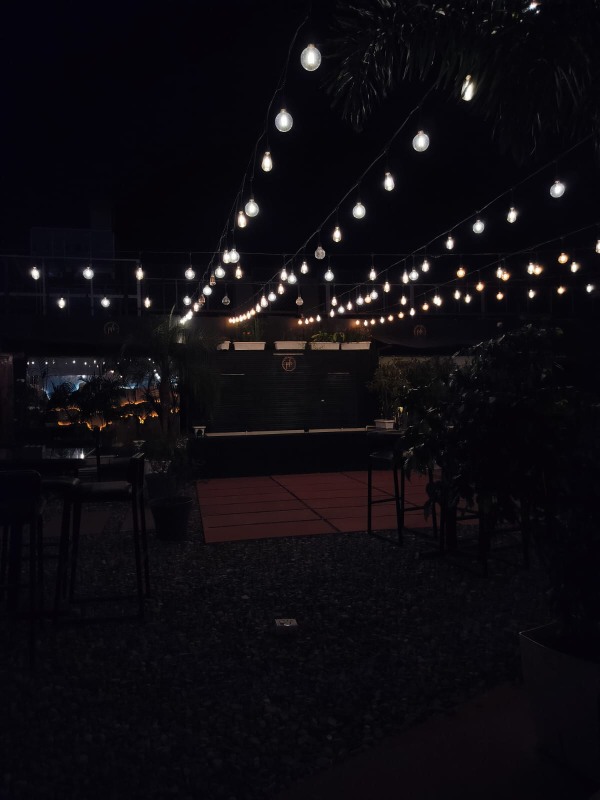
#> input picture real/WhatsApp Image 2026-07-02 at 14.08.27 (1).jpeg, 1200 x 1600 px (shown at 1/2 size)
$ python -i Predict.py   (imports and definitions only)   (older library calls are emulated)
#> lines starting #> are read from the running program, lines starting #| are printed output that depends on the picture
"""
predict.py - Spot the Fake Photo
SalesCode AI Assignment

Usage:
    python predict.py some_image.jpg

Output:
    A single number from 0 to 1.
    0.0 = definitely a REAL photo
    1.0 = definitely a PHOTO OF A SCREEN (recapture)
"""

import sys
import os
import warnings
import numpy as np
import joblib
import cv2
from scipy import stats
from skimage.feature import local_binary_pattern

# [1 line not run here, left out]

# ─────────────────────────────────────────────
# CHANGE THIS to your actual folder path
BASE_DIR   = r"C:\Users\Shubh Sharma\Desktop\spot_fake"
MODEL_PATH = os.path.join(BASE_DIR, "model.pkl")
# ─────────────────────────────────────────────


def extract_features(image_path):
    """Extract classical CV features that distinguish real photos from screen recaptures."""
    img = cv2.imread(image_path)
#> img is the input picture: shape (1600, 1200, 3); mean B, G, R 17, 12, 14.4
    if img is None:
        raise ValueError(f"Cannot read image: {image_path}")

    img  = cv2.resize(img, (512, 512))
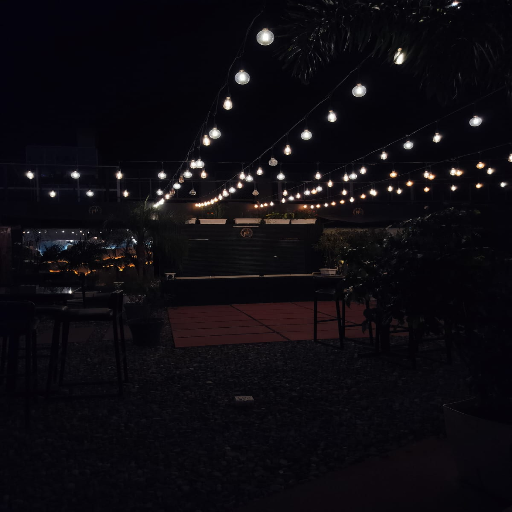
#> img: shape (512, 512, 3); mean B, G, R 16.9, 11.9, 14.3
    gray = cv2.cvtColor(img, cv2.COLOR_BGR2GRAY)
    features = {}

    # 1. FFT — screen pixel grids create periodic frequency spikes
    f         = np.fft.fft2(gray)
    fshift    = np.fft.fftshift(f)
    magnitude = np.log(np.abs(fshift) + 1)
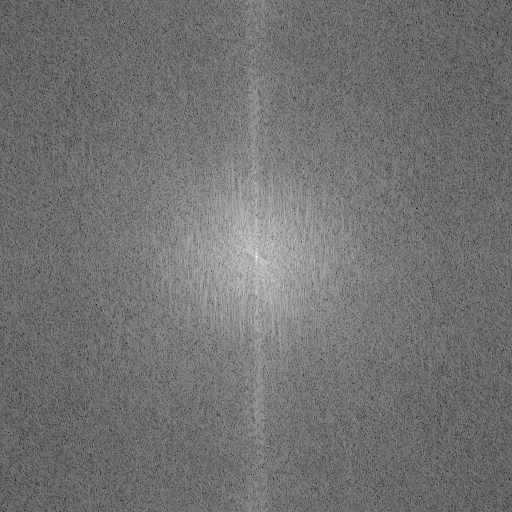
#> magnitude: shape (512, 512) float64; min 2.04, max 15.06, mean 7.88; drawn with min black and max white
    features['fft_peak_ratio']     = float(magnitude.max() / (magnitude.mean() + 1e-6))
    features['fft_std']            = float(magnitude.std())
    h, w = magnitude.shape
#> h = 512; w = 512
    center_mask = np.zeros((h, w))
    center_mask[h//4:3*h//4, w//4:3*w//4] = 1
    features['fft_highfreq_ratio'] = float(
        magnitude[center_mask == 0].mean() / (magnitude[center_mask == 1].mean() + 1e-6)
    )

    # 2. Noise — real cameras have natural sensor noise; screens are too clean
    blur  = cv2.GaussianBlur(gray, (5, 5), 0)
    noise = gray.astype(float) - blur.astype(float)
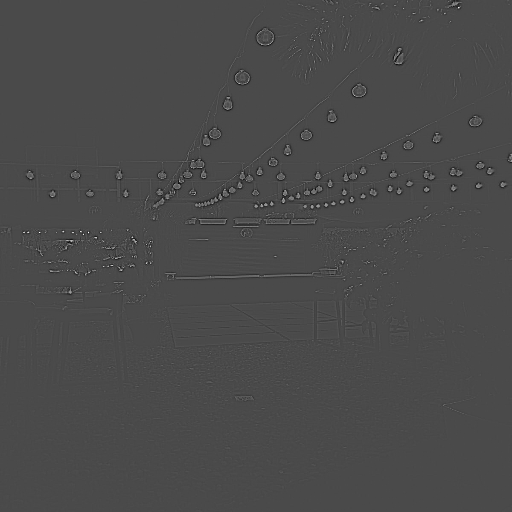
#> noise: shape (512, 512) float64; min -72, max 174, mean 0; drawn with min black and max white
    features['noise_std']      = float(noise.std())
    features['noise_kurtosis'] = float(stats.kurtosis(noise.flatten()))
    features['noise_mean_abs'] = float(np.abs(noise).mean())

    # 3. Local Binary Pattern — screen grids produce regular local textures
    lbp  = local_binary_pattern(gray, P=8, R=1, method='uniform')
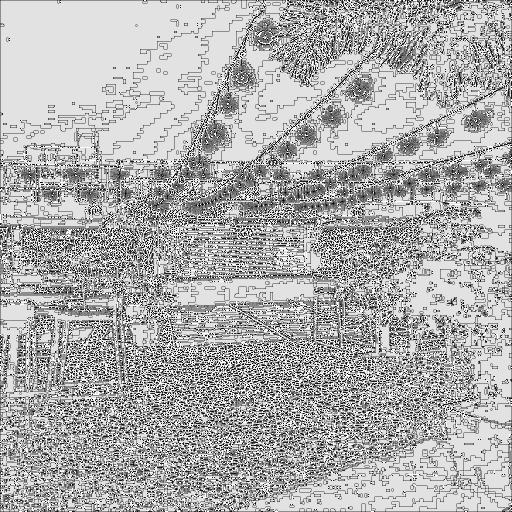
#> lbp: shape (512, 512) float64; min 0, max 9, mean 6.18; drawn with min black and max white
    hist, _ = np.histogram(lbp, bins=10, range=(0, 10), density=True)
#> hist = [0.024, 0.0483, 0.0227, 0.0662, 0.0686, 0.151, 0.0552, 0.067, 0.415, 0.0814]
    for i, v in enumerate(hist):
        features[f'lbp_hist_{i}'] = float(v)
#> this loop made 10 passes
#> v on passes 1 to 10: 0.024, 0.0483, 0.0227, 0.0662, 0.0686, 0.151, 0.0552, 0.067, 0.415, 0.0814
#> after the loop, features = 16 items
    features['lbp_uniformity'] = float((lbp == lbp.max()).mean())

    # 4. Color channel statistics
    for i, ch in enumerate(['b', 'g', 'r']):
        channel = img[:, :, i].astype(float)
        features[f'{ch}_mean'] = float(channel.mean())
        features[f'{ch}_std']  = float(channel.std())
        features[f'{ch}_skew'] = float(stats.skew(channel.flatten()))
#> this loop made 3 passes
#> pass 3, in extract_features, `channel = img[:, :, i].astype(float)`:
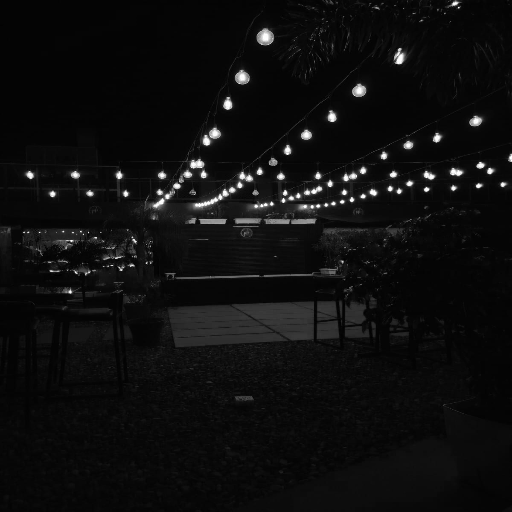
#> channel: shape (512, 512) float64; min 0, max 255, mean 14.3
#> after the loop, features = 26 items

    # 5. HSV saturation / value — screens have distinct backlight profiles
    hsv = cv2.cvtColor(img, cv2.COLOR_BGR2HSV)
#> hsv: shape (512, 512, 3); mean H, S, V 124.1, 114.8, 18.4
    features['saturation_mean'] = float(hsv[:, :, 1].mean())
    features['saturation_std']  = float(hsv[:, :, 1].std())
    features['value_mean']      = float(hsv[:, :, 2].mean())
    features['value_std']       = float(hsv[:, :, 2].std())

    # 6. Edge sharpness — screens have softened pixel-rendered edges
    edges = cv2.Laplacian(gray, cv2.CV_64F)
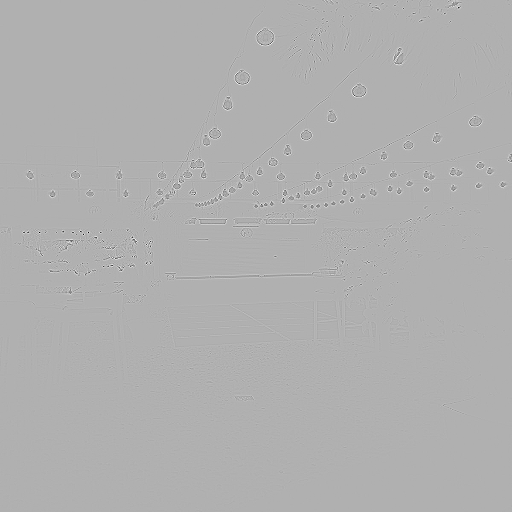
#> edges: shape (512, 512) float64; min -760, max 339, mean 0; drawn with min black and max white
    features['laplacian_var']      = float(edges.var())
    features['laplacian_mean_abs'] = float(np.abs(edges).mean())
    features['laplacian_kurtosis'] = float(stats.kurtosis(edges.flatten()))

    # 7. Vignetting — real lenses darken corners; screens don't
    h, w = gray.shape
    center_val = float(gray[h//4:3*h//4, w//4:3*w//4].mean())
#> center_val = 22.12
    corners    = [gray[:h//8, :w//8].mean(),  gray[:h//8, -w//8:].mean(),
                  gray[-h//8:, :w//8].mean(), gray[-h//8:, -w//8:].mean()]
#> corners = [4, 8.74, 7.37, 7.54]
    corner_val = float(np.mean(corners))
#> corner_val = 6.91
    features['vignette_ratio'] = float(center_val / (corner_val + 1e-6))
    features['vignette_diff']  = float(center_val - corner_val)

    # 8. Glare — screens produce specular bright spots from room lighting
    features['glare_ratio'] = float((gray > 240).mean())

    # 9. Color cast — screen backlights shift the R/B balance
    features['rb_ratio']   = float(img[:, :, 2].mean() / (img[:, :, 0].mean() + 1e-6))
    features['color_cast'] = float(img[:, :, 2].astype(float).mean() - img[:, :, 0].astype(float).mean())

    # 10. Block artifacts — JPEG re-compression on screen photos leaves 8×8 traces
    diff_h = np.abs(np.diff(gray.astype(float), axis=0))
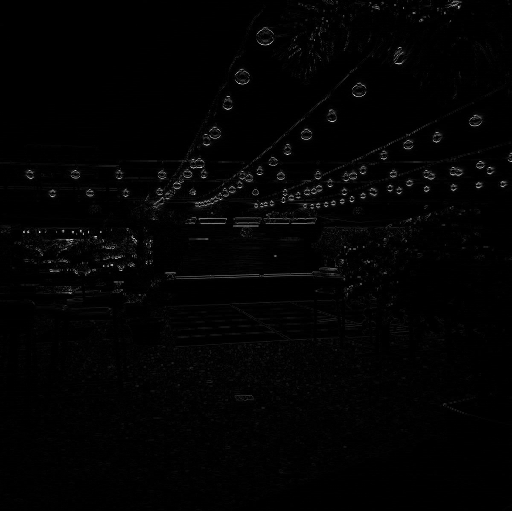
#> diff_h: shape (511, 512) float64; min 0, max 230, mean 3
    diff_v = np.abs(np.diff(gray.astype(float), axis=1))
    features['block_artifact_h'] = float(diff_h[7::8, :].mean() / (diff_h.mean() + 1e-6))
    features['block_artifact_v'] = float(diff_v[:, 7::8].mean() / (diff_v.mean() + 1e-6))

    return features


def predict(image_path, model_path=MODEL_PATH):
    """Return a score: 0 = real photo, 1 = photo of a screen."""
    model = joblib.load(model_path)
    feats = np.array(list(extract_features(image_path).values())).reshape(1, -1)
    score = model.predict_proba(feats)[0][1]
    return round(float(score), 4)


# [8 lines not run here, left out]

>>> result = extract_features('real/WhatsApp Image 2026-07-02 at 14.08.27 (1).jpeg')
#> result = 40 items

$ run again, on real/WhatsApp Image 2026-07-02 at 14.08.28 (2).jpeg
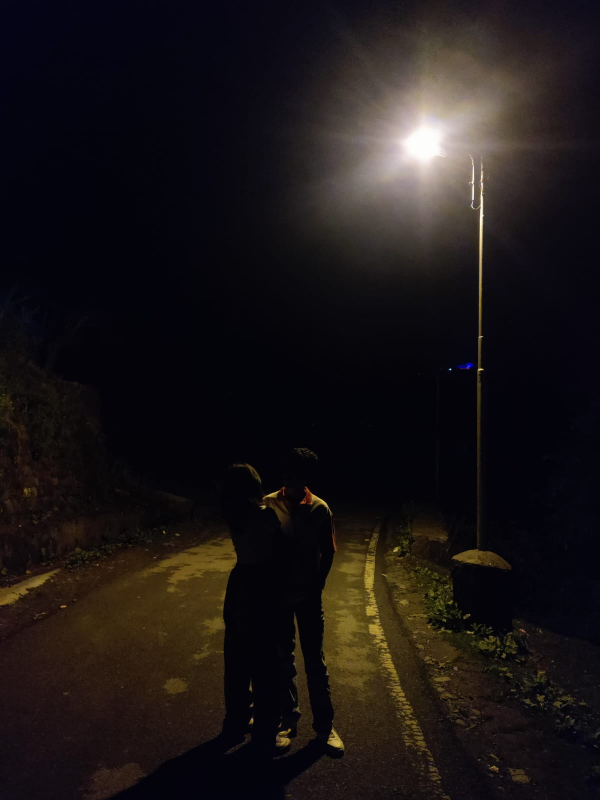
#> input picture real/WhatsApp Image 2026-07-02 at 14.08.28 (2).jpeg, 1200 x 1600 px (shown at 1/2 size)
#> in extract_features, img is the input picture: shape (1600, 1200, 3); mean B, G, R 22.1, 22, 27.1
#> img: shape (512, 512, 3)
#> hist = [0.0272, 0.0412, 0.0234, 0.057, 0.0622, 0.122, 0.0485, 0.0584, 0.485, 0.0754]
#> the loop in extract_features, `for i, v in enumerate(hist):` made 10 passes
#> v on passes 1 to 8: 0.0272, 0.0412, 0.0234, 0.057, 0.0622, 0.122, 0.0485, 0.0584
#> after the loop in extract_features, `for i, v in enumerate(hist):`: features = 16 items
#> after the loop in extract_features, `for i, ch in enumerate(['b', 'g', 'r']):`: features = 26 items
#> hsv: shape (512, 512, 3); mean H, S, V 92.3, 133.3, 31
#> in extract_features, `edges = cv2.Laplacian(gray, cv2.CV_64F)`:
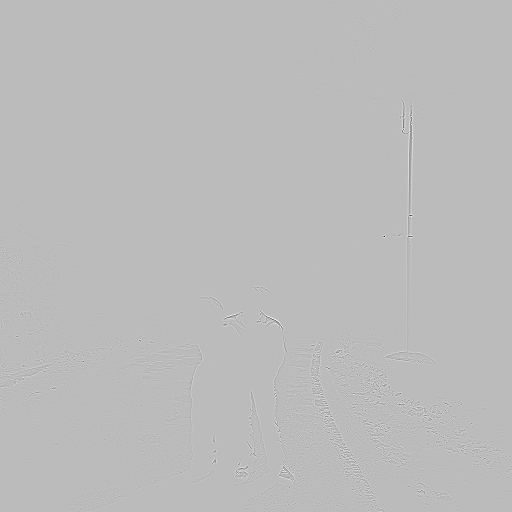
#> edges: shape (512, 512) float64; min -746, max 269, mean 0; drawn with min black and max white
#> center_val = 16.34
#> corners = [5.74, 26.45, 17.89, 14.27]
#> corner_val = 16.09
#> in extract_features, `diff_h = np.abs(np.diff(gray.astype(float), axis=0))`:
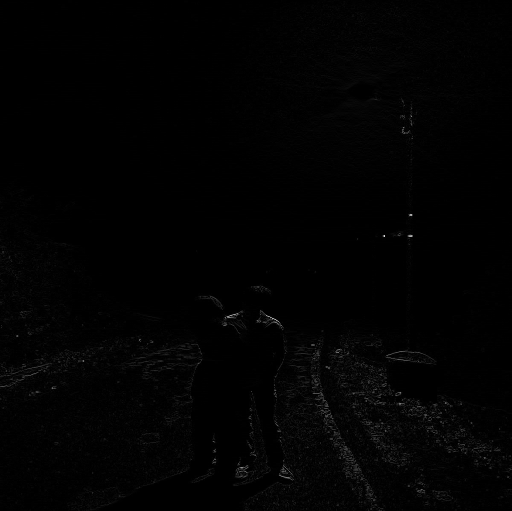
#> diff_h: shape (511, 512) float64; min 0, max 215, mean 2.1
#> result = 40 items

$ run again, on real/WhatsApp Image 2026-07-02 at 14.08.29 (1).jpeg
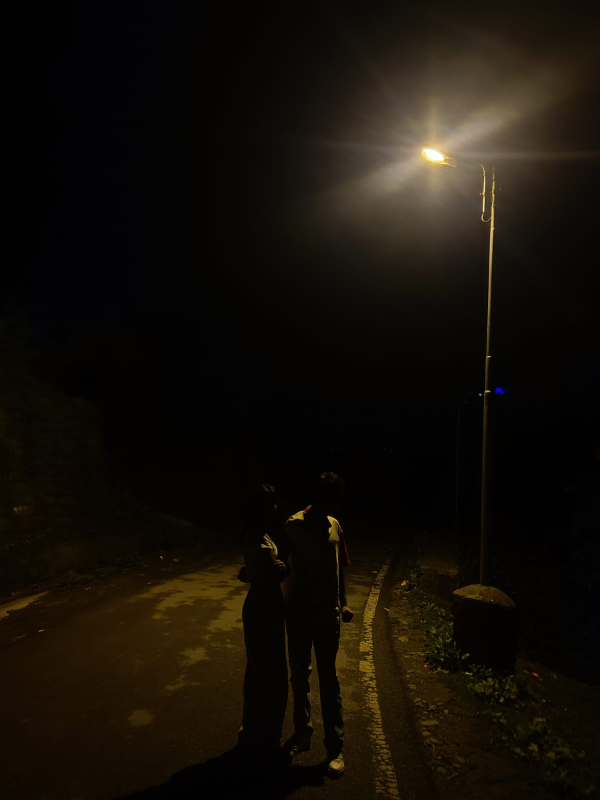
#> input picture real/WhatsApp Image 2026-07-02 at 14.08.29 (1).jpeg, 1200 x 1600 px (shown at 1/2 size)
#> in extract_features, img is the input picture: shape (1600, 1200, 3); mean B, G, R 8.4, 15.5, 20.4
#> img: shape (512, 512, 3)
#> hist = [0.0125, 0.0223, 0.0102, 0.0463, 0.0562, 0.165, 0.038, 0.0428, 0.569, 0.0372]
#> the loop in extract_features, `for i, v in enumerate(hist):` made 10 passes
#> v on passes 1 to 8: 0.0125, 0.0223, 0.0102, 0.0463, 0.0562, 0.165, 0.038, 0.0428
#> after the loop in extract_features, `for i, v in enumerate(hist):`: features = 16 items
#> after the loop in extract_features, `for i, ch in enumerate(['b', 'g', 'r']):`: features = 26 items
#> hsv: shape (512, 512, 3); mean H, S, V 24.1, 149.7, 20.6
#> in extract_features, `edges = cv2.Laplacian(gray, cv2.CV_64F)`:
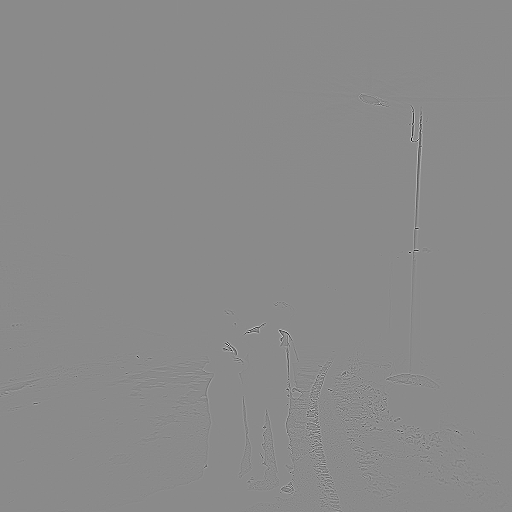
#> edges: shape (512, 512) float64; min -409, max 344, mean 0; drawn with min black and max white
#> center_val = 10.4
#> corners = [1.14, 28.11, 13.49, 10.69]
#> corner_val = 13.36
#> in extract_features, `diff_h = np.abs(np.diff(gray.astype(float), axis=0))`:
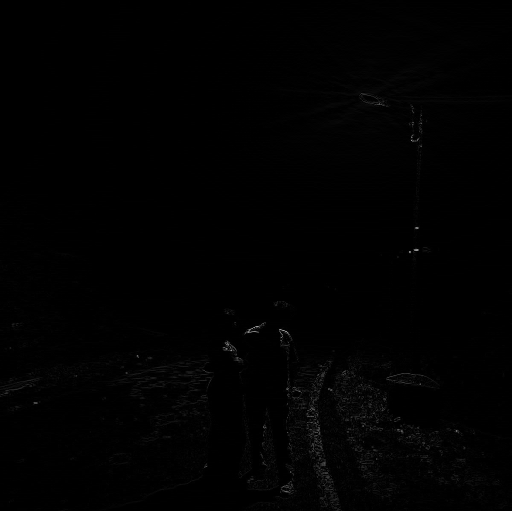
#> diff_h: shape (511, 512) float64; min 0, max 161, mean 1.3
#> result = 40 items
